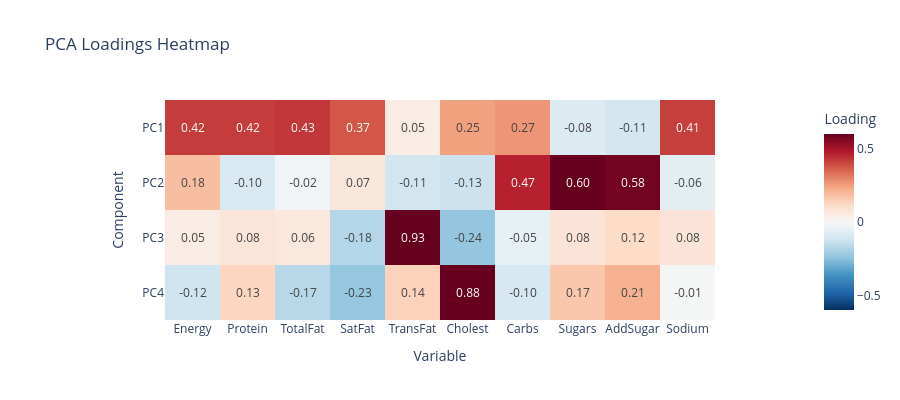

Notebook code for this chart:
### Markdown cell above
### 5.2 Loading Heatmap *(PCAplots.tex: Slide 5.2)*

**Purpose:**
- Overview of all loadings at once
- Compare multiple PCs simultaneously
- Identify variable patterns and clusters

**Color Coding:**
- **Red**: Positive loading
- **Blue**: Negative loading
- **Intensity**: Magnitude of loading
- **White**: Near zero (variable doesn't contribute)

**What to Look For:**
- Variable clusters (similar patterns across PCs)
- PC structure (which variables dominate each PC)
- Sparse patterns (simple structure)

**Interpretation Guide:**
- |loading| > 0.4: Strong contribution
- |loading| 0.2-0.4: Moderate contribution  
- |loading| < 0.2: Weak contribution

### Code cell
# Visualize loadings as heatmap
fig = px.imshow(
    loadings_df.T,
    text_auto='.2f',
    color_continuous_scale='RdBu_r',
    zmin=-0.6, zmax=0.6,
    title='PCA Loadings Heatmap',
    labels=dict(x='Variable', y='Component', color='Loading')
)
fig.update_layout(width=900, height=400)
fig.show()

### Figure 1 — Plotly figure (JSON) as saved in the notebook; plotly's stock layout.template omitted (floating-point values rounded to 4 significant figures)
{"data": [{"coloraxis": "coloraxis", "hovertemplate": "Variable: %{x}<br>Component: %{y}<br>Loading: %{z}<extra></extra>", "name": "0", "texttemplate": "%{z:.2f}", "type": "heatmap", "x": ["Energy", "Protein", "TotalFat", "SatFat", "TransFat", "Cholest", "Carbs", "Sugars", "AddSugar", "Sodium"], "xaxis": "x", "y": ["PC1", "PC2", "PC3", "PC4"], "yaxis": "y", "z": [[0.4198, 0.4192, 0.4284, 0.3745, 0.04772, 0.2463, 0.268, -0.08488, -0.1096, 0.4126], [0.1848, -0.09543, -0.02187, 0.06667, -0.1138, -0.1294, 0.4664, 0.6004, 0.5832, -0.06315], [0.04655, 0.07602, 0.06389, -0.1766, 0.9341, -0.235, -0.04941, 0.07955, 0.1167, 0.08107], [-0.1201, 0.1304, -0.1683, -0.2341, 0.1397, 0.8843, -0.103, 0.1663, 0.2135, -0.009349]]}], "layout": {"coloraxis": {"cmax": 0.6, "cmin": -0.6, "colorbar": {"title": {"text": "Loading"}}, "colorscale": [[0, "rgb(5,48,97)"], [0.1, "rgb(33,102,172)"], [0.2, "rgb(67,147,195)"], [0.3, "rgb(146,197,222)"], [0.4, "rgb(209,229,240)"], [0.5, "rgb(247,247,247)"], [0.6, "rgb(253,219,199)"], [0.7, "rgb(244,165,130)"], [0.8, "rgb(214,96,77)"], [0.9, "rgb(178,24,43)"], [1, "rgb(103,0,31)"]]}, "height": 400, "title": {"text": "PCA Loadings Heatmap"}, "width": 900, "xaxis": {"anchor": "y", "constrain": "domain", "domain": [0, 1], "scaleanchor": "y", "title": {"text": "Variable"}}, "yaxis": {"anchor": "x", "autorange": "reversed", "constrain": "domain", "domain": [0, 1], "title": {"text": "Component"}}}}
